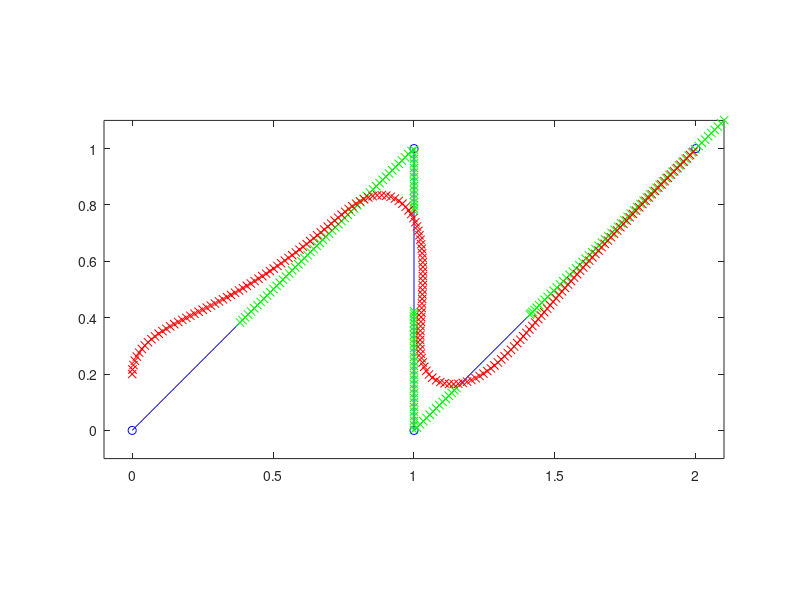

The MATLAB script that drew this image:
function RR_Robot_Path

%% Renaissance Repository, https://github.com/tbewley/RR (Renaissance Robotics, Chapter 11)
%% Copyright 2024 by Thomas Bewley, published under BSD 3-Clause License.

U=.3;                     % U=(U_right+U_left)/2 = target forward velocity (MKS units)
Udiff=0;                  % U_diff=U_right-U_left = steering control variable
                          %   [note that U_right=U+U_diff/2, U_left=U-U_diff/2]
ell=.4;                   % look ahead distance (increase for smoother, "sloppier" response)
p=[0 1 1 2;               % desired trajectory (straight line segments)
   0 1 0 1];
n=size(p,2);              % number of points on desired trajectory
k=2;                      % inital target point on trajectory
x=[0;.2;pi/2];            % initial state  x=[r_1,r_2,alpha] (e_1-coord,e_2-coord,angle)
                          % alpha is positive counter-clockwise (zero to the right)
h=1;   t=0;               % timestep and initial time for time-marching algorithm
close all; global r L; r=.053975; L=.39116; % wheel radius, and distance between wheels
K=2;  % Extra gain on feedback (nominally one!)

xmin=min(p(1,:)); xmax=max(p(1,:)); ymin=min(p(2,:)); ymax=max(p(2,:)); 


plot(p(1,:),p(2,:),'bo-'); axis equal; hold on; axis([xmin-.1 xmax+.1 ymin-.1 ymax+.1]);

for i=1:1000
  s0=p(:,k)-p(:,k-1); s0=s0/norm(s0);     % Unit vector along current trajectory segment
  c0=p(:,k-1)-((p(:,k-1)-x(1:2))'*s0)*s0; % Closest point on current segment to robot
  if (norm(p(:,k)-c0)<ell), check=true, else, check=false; end
  if (check & k<n)
    s1=p(:,k+1)-p(:,k); s1=s1/norm(s1);   % Unit vector along next trajectory segment.
    c1=p(:,k)-((p(:,k)-x(1:2))'*s1)*s1;   % Closest point on next segment to robot.
  end
  if     (check & k<n  & norm(x(1:2)-c0)>norm(x(1:2)-c1)), k=k+1; % Handle c passing p(:,k) for k<n
  elseif (check & k==n & (c0-p(:,n))'*s0>0),               break  % Handle c passing p(:,n)
  else                                   % Handle other cases
    g=c0+ell*s0;                         % Goal point (ell meters ahead on current segment)
    if (check & (g-p(:,k))'*s0>0),       % Handle g passing p(:,k)
      g=p(:,k)+(ell-norm(p(:,k)-c0))*s1; %   [goal point moves over to next segment]
    end
    d=norm(g-x(1:2));       % Distance from robot's current location to goal point.
    delta=(g(1)-x(1))*sin(x(3))-(g(2)-x(2))*cos(x(3)); % Lateral distance to be moved when
                            % advancing from robot's current location to the goal point.
    gamma=-2*delta/d^2;     % 1/gamma = radius of curvature required to intercept goal.
    alphadot=gamma*(U*r); Udiff=K*(L/2)*alphadot/r;  % turn rate required to turn at desired radius
    plot(x(1),x(2),'rx'); plot(g(1),g(2),'gx'); pause(0.01);

    f1=RHS(x,U,Udiff);        f2=RHS(x+h*f1/2,U,Udiff);   % Simulate system with RK4
    f3=RHS(x+h*f2/2,U,Udiff); f4=RHS(x+h*f3,U,Udiff);     % (Replace this code chuck with
    x=x+h*(f1/6+(f2+f3)/3+f4/6); t=t+h;                   % application to actual system.)
  end
end

end % function RobotPath
%%%%%%%%%%%%%%%%%%%%%%%%%%%%%%%%%%%%%%%%%%%%%%%%%%%%%%%%%%%%%%%%%%%%%%%%%%%%%%%%%%%%%%%%%%%
function rhs=RHS(x,U,Udiff)                      % Auxiliary function used by RK4 routine
global r L; rhs=[r*U*cos(x(3)); r*U*sin(x(3)); r*Udiff/(L/2)];
end % function RHS
